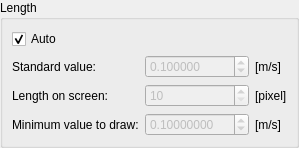
<?xml version="1.0" encoding="UTF-8"?>
<ui version="4.0">
 <class>ArrowsLengthSettingEditWidget</class>
 <widget class="QWidget" name="ArrowsLengthSettingEditWidget">
  <property name="geometry">
   <rect>
    <x>0</x>
    <y>0</y>
    <width>284</width>
    <height>130</height>
   </rect>
  </property>
  <property name="windowTitle">
   <string>Form</string>
  </property>
  <layout class="QHBoxLayout" name="horizontalLayout">
   <property name="leftMargin">
    <number>0</number>
   </property>
   <property name="topMargin">
    <number>0</number>
   </property>
   <property name="rightMargin">
    <number>0</number>
   </property>
   <property name="bottomMargin">
    <number>0</number>
   </property>
   <item>
    <widget class="QGroupBox" name="lengthGroupBox">
     <property name="title">
      <string>Length</string>
     </property>
     <layout class="QVBoxLayout" name="verticalLayout">
      <item>
       <widget class="QCheckBox" name="lengthAutoCheckBox">
        <property name="text">
         <string>Auto</string>
        </property>
        <property name="checked">
         <bool>true</bool>
        </property>
       </widget>
      </item>
      <item>
       <layout class="QHBoxLayout" name="horizontalLayout_3">
        <item>
         <layout class="QGridLayout" name="gridLayout">
          <item row="0" column="0">
           <widget class="QLabel" name="stdValueLabel">
            <property name="text">
             <string>Standard value:</string>
            </property>
           </widget>
          </item>
          <item row="0" column="1">
           <widget class="QDoubleSpinBox" name="stdValueSpinBox">
            <property name="enabled">
             <bool>false</bool>
            </property>
            <property name="decimals">
             <number>6</number>
            </property>
            <property name="minimum">
             <double>0.001000000000000</double>
            </property>
            <property name="maximum">
             <double>100.000000000000000</double>
            </property>
            <property name="singleStep">
             <double>0.100000000000000</double>
            </property>
            <property name="value">
             <double>0.100000000000000</double>
            </property>
           </widget>
          </item>
          <item row="0" column="2">
           <widget class="QLabel" name="stdValueUnitLabel">
            <property name="text">
             <string>[m/s]</string>
            </property>
           </widget>
          </item>
          <item row="1" column="0">
           <widget class="QLabel" name="legendLenLabel">
            <property name="text">
             <string>Length on screen:</string>
            </property>
           </widget>
          </item>
          <item row="1" column="1">
           <widget class="QSpinBox" name="legendLengthSpinBox">
            <property name="enabled">
             <bool>false</bool>
            </property>
            <property name="minimum">
             <number>10</number>
            </property>
            <property name="maximum">
             <number>1000</number>
            </property>
           </widget>
          </item>
          <item row="1" column="2">
           <widget class="QLabel" name="legendLenUnitLabel">
            <property name="text">
             <string>[pixel]</string>
            </property>
           </widget>
          </item>
          <item row="2" column="0">
           <widget class="QLabel" name="minValueLabel">
            <property name="text">
             <string>Minimum value to draw:</string>
            </property>
           </widget>
          </item>
          <item row="2" column="1">
           <widget class="QDoubleSpinBox" name="minValueSpinBox">
            <property name="enabled">
             <bool>false</bool>
            </property>
            <property name="decimals">
             <number>8</number>
            </property>
            <property name="minimum">
             <double>0.001000000000000</double>
            </property>
            <property name="maximum">
             <double>100.000000000000000</double>
            </property>
            <property name="singleStep">
             <double>0.100000000000000</double>
            </property>
            <property name="value">
             <double>0.100000000000000</double>
            </property>
           </widget>
          </item>
          <item row="2" column="2">
           <widget class="QLabel" name="minValueUnitLabel">
            <property name="text">
             <string>[m/s]</string>
            </property>
           </widget>
          </item>
         </layout>
        </item>
        <item>
         <spacer name="horizontalSpacer_2">
          <property name="orientation">
           <enum>Qt::Horizontal</enum>
          </property>
          <property name="sizeHint" stdset="0">
           <size>
            <width>40</width>
            <height>20</height>
           </size>
          </property>
         </spacer>
        </item>
       </layout>
      </item>
     </layout>
    </widget>
   </item>
  </layout>
 </widget>
 <resources/>
 <connections>
  <connection>
   <sender>lengthAutoCheckBox</sender>
   <signal>toggled(bool)</signal>
   <receiver>stdValueSpinBox</receiver>
   <slot>setDisabled(bool)</slot>
   <hints>
    <hint type="sourcelabel">
     <x>49</x>
     <y>33</y>
    </hint>
    <hint type="destinationlabel">
     <x>140</x>
     <y>59</y>
    </hint>
   </hints>
  </connection>
  <connection>
   <sender>lengthAutoCheckBox</sender>
   <signal>toggled(bool)</signal>
   <receiver>legendLengthSpinBox</receiver>
   <slot>setDisabled(bool)</slot>
   <hints>
    <hint type="sourcelabel">
     <x>36</x>
     <y>27</y>
    </hint>
    <hint type="destinationlabel">
     <x>165</x>
     <y>82</y>
    </hint>
   </hints>
  </connection>
  <connection>
   <sender>lengthAutoCheckBox</sender>
   <signal>toggled(bool)</signal>
   <receiver>minValueSpinBox</receiver>
   <slot>setDisabled(bool)</slot>
   <hints>
    <hint type="sourcelabel">
     <x>28</x>
     <y>32</y>
    </hint>
    <hint type="destinationlabel">
     <x>151</x>
     <y>110</y>
    </hint>
   </hints>
  </connection>
 </connections>
</ui>
